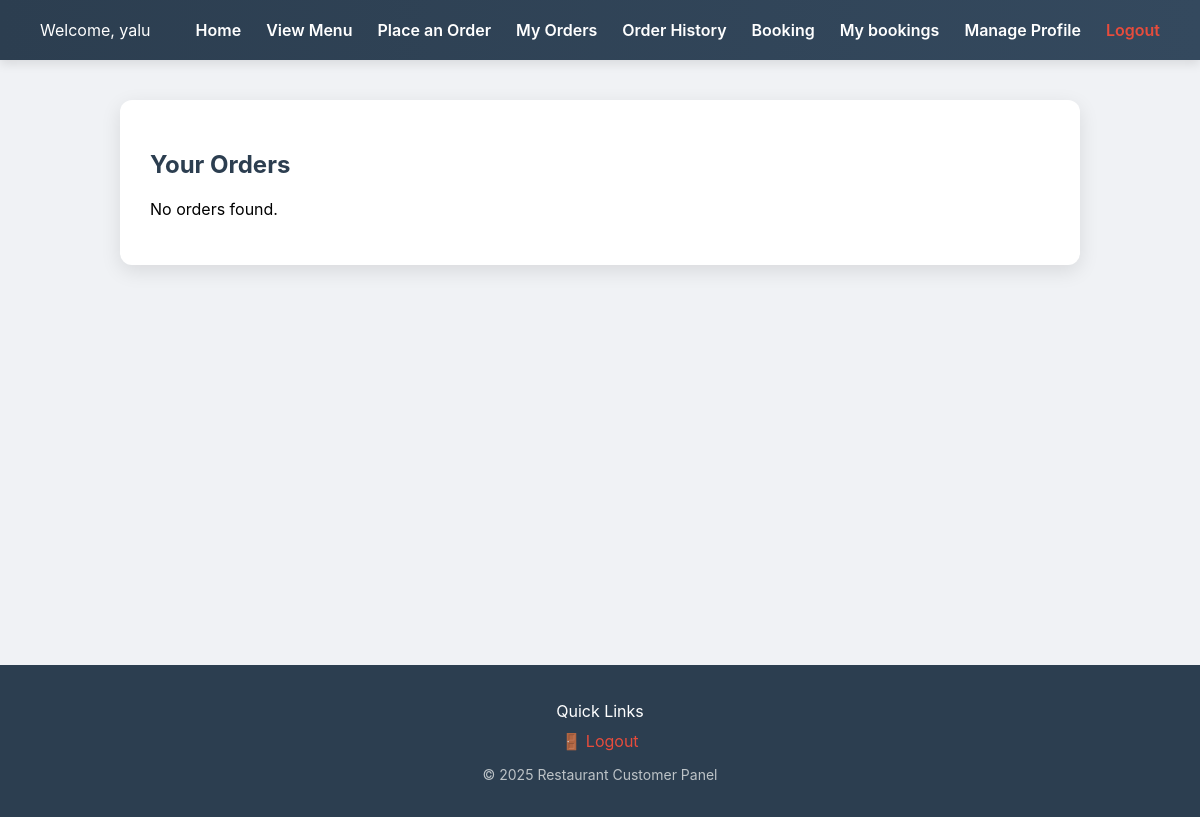
/my_orders.php (signed in), run on an earlier commit of the app's database.
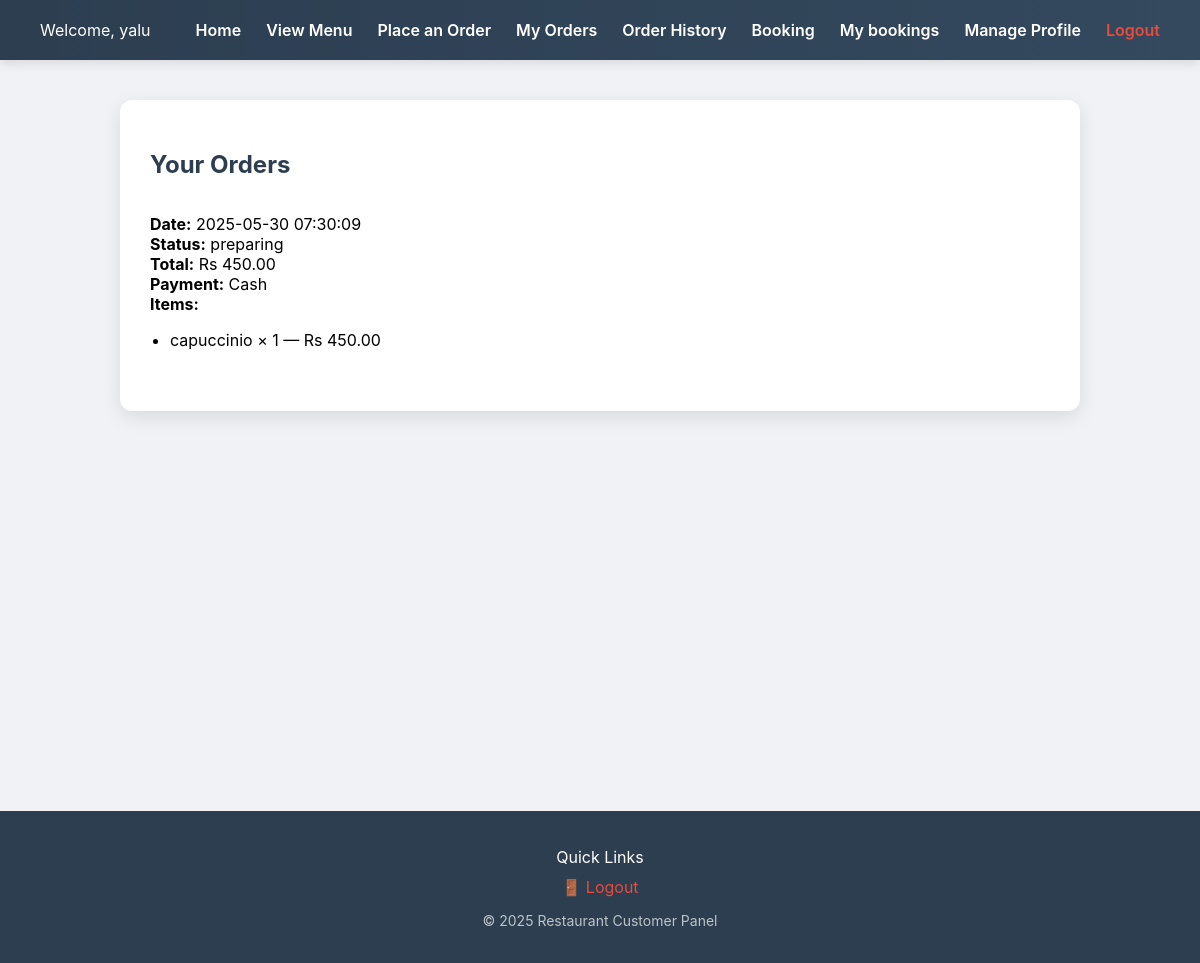
And on a later commit of the database.
### tables this page shows
CREATE TABLE `orders` (
  `id` int(11) NOT NULL,
  `user_id` int(11) DEFAULT NULL,
  `order_date` datetime DEFAULT current_timestamp(),
  `order_details` text DEFAULT NULL,
  `total` decimal(10,2) NOT NULL,
  `status` varchar(50) DEFAULT NULL,
  `assigned_staff_id` int(11) DEFAULT NULL,
  `payment_method` varchar(50) DEFAULT NULL
);

### my_orders.php (the view, shortened to what this page needs)
<?php
include 'db_connect.php';
$userId = $_SESSION['user_id'];
try {
    $stmt = $conn->prepare("SELECT * FROM orders WHERE user_id = :uid ORDER BY order_date DESC");
    $stmt->execute([':uid' => $userId]);
    $orders = $stmt->fetchAll(PDO::FETCH_ASSOC);
} catch (PDOException $e) {
    die("Database error: " . $e->getMessage());
}
?>
<!DOCTYPE html>
<html lang="en">
<head>
</head>
<body>
<div class="navbar">
    <div>Welcome, <?= htmlspecialchars($_SESSION['username']) ?></div>
    <div>
        <ul>
            <li><a href="user_dashboard.php">Home</a></li>
            <li><a href="menu.php">View Menu</a></li>
            <li><a href="order_menu.php">Place an Order</a></li>
            <li><a href="my_orders.php">My Orders</a></li>
            <li><a href="order_history.php">Order History</a></li>
              <li><a href="book_table.php">Booking</a></li>
               <li><a href="my_bookings.php">My bookings</a></li>
            <li><a href="profile.php">Manage Profile</a></li>
            <li><a class="logout" href="logout.php">Logout</a></li>
        </ul>
    </div>
</div>
<div class="container">
    <h2>Your Orders</h2>
    <?php if (count($orders) === 0): ?>
        <p>No orders found.</p>
    <?php else: ?>
        <?php foreach ($orders as $order): ?>
            <div class="order">
                <div><strong>Date:</strong> <?= htmlspecialchars($order['order_date']) ?></div>
                <div><strong>Status:</strong> <span class="order-status"><?= htmlspecialchars($order['status']) ?></span></div>
                <div><strong>Total:</strong> Rs <?= number_format($order['total'], 2) ?></div>
                <div><strong>Payment:</strong> <?= htmlspecialchars($order['payment_method'] ?? 'N/A') ?></div>
                <div><strong>Items:</strong></div>
                <ul class="items">
                    <?php
                    $items = json_decode($order['order_details'], true);
                    if (is_array($items)) {
                        foreach ($items as $item) {
                            echo "<li>" . htmlspecialchars($item['name']) . " × " . intval($item['quantity']) . " — Rs " . number_format($item['subtotal'], 2) . "</li>";
                        }
                    } else {
                        echo "<li>No items found</li>";
                    }
                    ?>
                </ul>
            </div>
        <?php endforeach; ?>
    <?php endif; ?>
</div>
    <footer style="background-color: #2c3e50; color: white; padding: 20px 0; text-align: center; margin-top: 400px;">
    <div style="max-width: 1100px; margin: auto;">
        <p style="margin-bottom: 10px; font-size: 16px;">Quick Links</p>
        <div style="display: flex; justify-content: center; flex-wrap: wrap; gap: 20px;">
            <a href="logout.php" style="color: #e74c3c; text-decoration: none;">🚪 Logout</a>
        </div>
        <p style="margin-top: 15px; font-size: 14px; color: #bdc3c7;">&copy; <?= date("Y") ?> Restaurant Customer Panel</p>
    </div>
</footer>
</body>
</html>

What changed in the data, as far as the page shows it:
added orders: order_date "2025-05-30 07:30:09", status "preparing", total "450.00", payment_method "Cash", name "capuccinio", quantity "1", subtotal "450.00"
Also different on the page:
text no longer shown: "No orders found."
